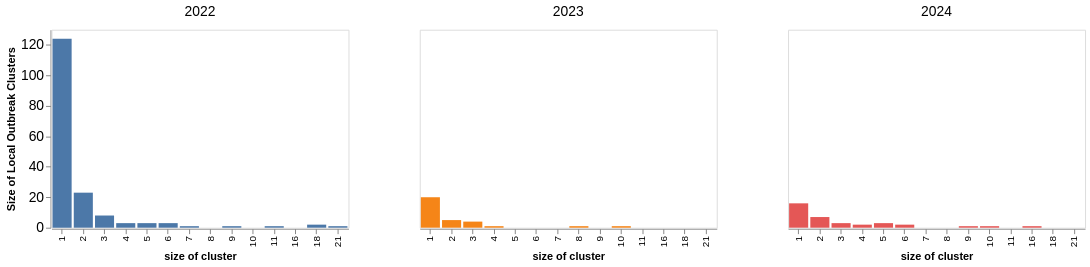

Notebook code cell kept with this figure:
### Code cell
clust_dist_plot =  alt.Chart(clust_dist).mark_bar(opacity = 1).encode(
    alt.X('size_of_cluster:N', title= "size of cluster"),
    alt.Y('count', axis=alt.Axis(title="Size of Local Outbreak Clusters", grid=False, labelFontSize = 14), stack = None), 
    alt.Color("year", legend = None), 
    column= alt.Column("year:N", title = None, spacing = 70, header=alt.Header(labelFontSize = 14))
).properties(
    width=300,
    height=200
)
clust_dist_plot

### Figure 1 — Vega-Lite specification as saved in the notebook (floating-point values rounded to 4 significant figures)
{"config": {"view": {"continuousWidth": 400, "continuousHeight": 300}}, "data": {"name": "data-5d64fee645e7571924be09aac7aa90a5"}, "mark": {"type": "bar", "opacity": 1}, "encoding": {"color": {"field": "year", "legend": null, "type": "nominal"}, "column": {"field": "year", "header": {"labelFontSize": 14}, "spacing": 70, "title": null, "type": "nominal"}, "x": {"field": "size_of_cluster", "title": "size of cluster", "type": "nominal"}, "y": {"axis": {"grid": false, "labelFontSize": 14, "title": "Size of Local Outbreak Clusters"}, "field": "count", "stack": null, "type": "quantitative"}}, "height": 200, "width": 300, "$schema": "https://vega.github.io/schema/vega-lite/v4.17.0.json", "datasets": {"data-5d64fee645e7571924be09aac7aa90a5": [{"year": "2022", "size_of_cluster": 1, "count": 124}, {"year": "2022", "size_of_cluster": 2, "count": 23}, {"year": "2022", "size_of_cluster": 3, "count": 8}, {"year": "2022", "size_of_cluster": 4, "count": 3}, {"year": "2022", "size_of_cluster": 5, "count": 3}, {"year": "2022", "size_of_cluster": 6, "count": 3}, {"year": "2022", "size_of_cluster": 7, "count": 1}, {"year": "2022", "size_of_cluster": 9, "count": 1}, {"year": "2022", "size_of_cluster": 11, "count": 1}, {"year": "2022", "size_of_cluster": 18, "count": 2}, {"year": "2022", "size_of_cluster": 21, "count": 1}, {"year": "2023", "size_of_cluster": 1, "count": 20}, {"year": "2023", "size_of_cluster": 2, "count": 5}, {"year": "2023", "size_of_cluster": 3, "count": 4}, {"year": "2023", "size_of_cluster": 4, "count": 1}, {"year": "2023", "size_of_cluster": 8, "count": 1}, {"year": "2023", "size_of_cluster": 10, "count": 1}, {"year": "2024", "size_of_cluster": 1, "count": 16}, {"year": "2024", "size_of_cluster": 2, "count": 7}, {"year": "2024", "size_of_cluster": 3, "count": 3}, {"year": "2024", "size_of_cluster": 4, "count": 2}, {"year": "2024", "size_of_cluster": 5, "count": 3}, {"year": "2024", "size_of_cluster": 6, "count": 2}, {"year": "2024", "size_of_cluster": 9, "count": 1}, {"year": "2024", "size_of_cluster": 10, "count": 1}, {"year": "2024", "size_of_cluster": 16, "count": 1}]}}
